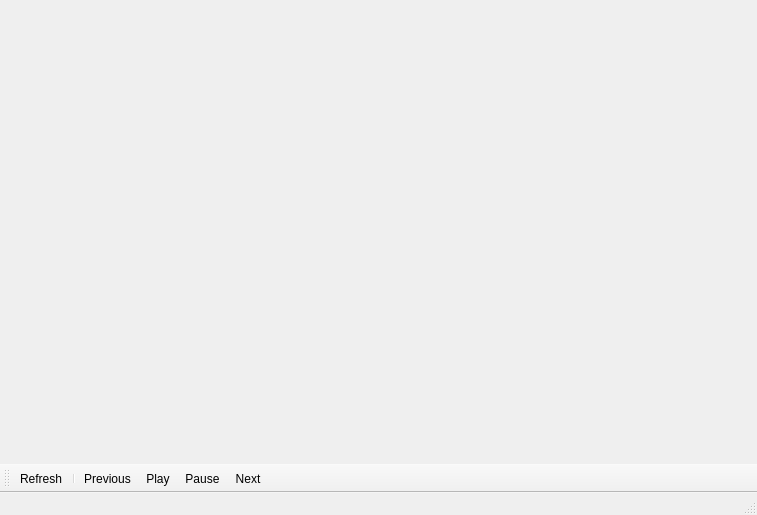
<?xml version="1.0" encoding="UTF-8"?>
<ui version="4.0">
 <class>mainwindow_video</class>
 <widget class="QMainWindow" name="mainwindow_video">
  <property name="geometry">
   <rect>
    <x>0</x>
    <y>0</y>
    <width>757</width>
    <height>515</height>
   </rect>
  </property>
  <property name="windowTitle">
   <string>MainWindow</string>
  </property>
  <widget class="QWidget" name="centralwidget"/>
  <widget class="QStatusBar" name="statusbar"/>
  <widget class="QToolBar" name="toolBar">
   <property name="windowTitle">
    <string>toolBar</string>
   </property>
   <attribute name="toolBarArea">
    <enum>BottomToolBarArea</enum>
   </attribute>
   <attribute name="toolBarBreak">
    <bool>false</bool>
   </attribute>
   <addaction name="actionRefresh"/>
   <addaction name="separator"/>
   <addaction name="actionPrevious"/>
   <addaction name="actionPlay"/>
   <addaction name="actionPause"/>
   <addaction name="actionNext"/>
  </widget>
  <action name="actionRefresh">
   <property name="icon">
    <iconset resource="resources.qrc">
     <normaloff>:/icons/refresh.png</normaloff>:/icons/refresh.png</iconset>
   </property>
   <property name="text">
    <string>Refresh</string>
   </property>
   <property name="toolTip">
    <string>Refresh</string>
   </property>
   <property name="shortcut">
    <string>R</string>
   </property>
  </action>
  <action name="actionPlay">
   <property name="icon">
    <iconset resource="resources.qrc">
     <normaloff>:/icons/play.png</normaloff>:/icons/play.png</iconset>
   </property>
   <property name="text">
    <string>Play</string>
   </property>
   <property name="toolTip">
    <string>Play</string>
   </property>
   <property name="shortcut">
    <string>Space</string>
   </property>
  </action>
  <action name="actionPrevious">
   <property name="icon">
    <iconset resource="resources.qrc">
     <normaloff>:/icons/left-arrow.png</normaloff>:/icons/left-arrow.png</iconset>
   </property>
   <property name="text">
    <string>Previous</string>
   </property>
   <property name="shortcut">
    <string>Left</string>
   </property>
  </action>
  <action name="actionNext">
   <property name="icon">
    <iconset resource="resources.qrc">
     <normaloff>:/icons/right-arrow.png</normaloff>:/icons/right-arrow.png</iconset>
   </property>
   <property name="text">
    <string>Next</string>
   </property>
   <property name="shortcut">
    <string>Right</string>
   </property>
  </action>
  <action name="actionPause">
   <property name="icon">
    <iconset resource="resources.qrc">
     <normaloff>:/icons/pause.png</normaloff>:/icons/pause.png</iconset>
   </property>
   <property name="text">
    <string>Pause</string>
   </property>
   <property name="shortcut">
    <string>Space</string>
   </property>
  </action>
 </widget>
 <resources>
  <include location="resources.qrc"/>
 </resources>
 <connections/>
</ui>
